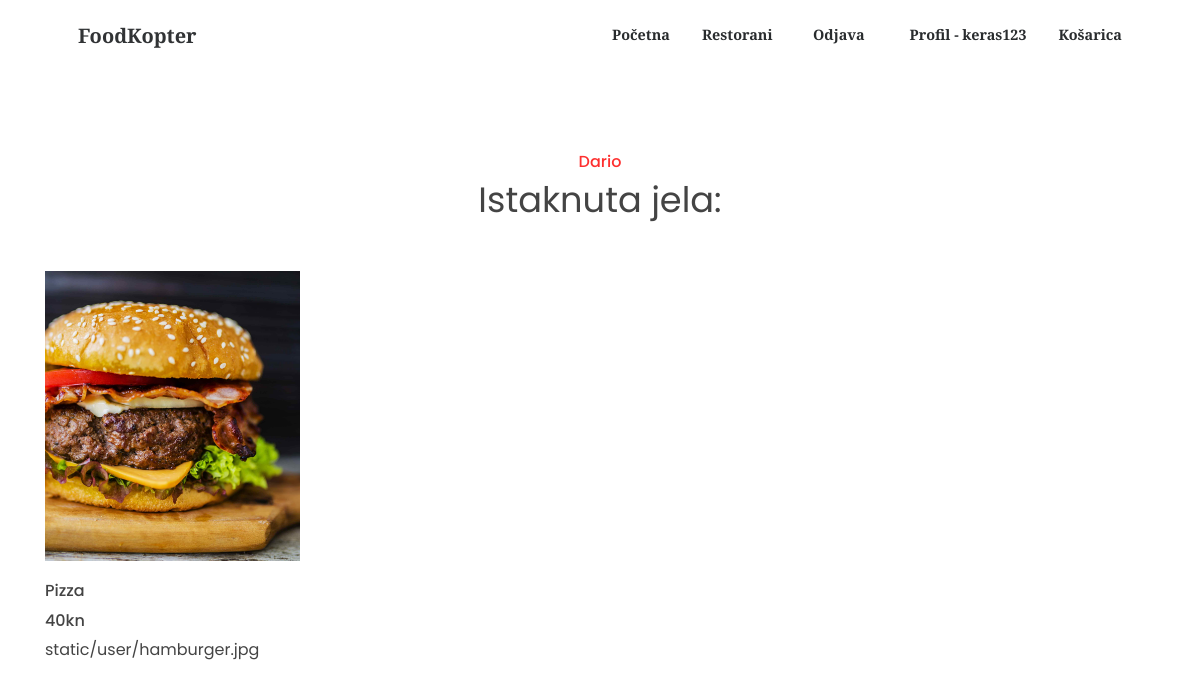
The page /restoran/Dario/ (signed in) on the database its author committed.
### main/models.py (models this page shows, shortened)
class Restoran(models.Model):
    ime = models.CharField(max_length=50, blank=True)
    kratko = models.TextField(blank=True)
    opis = models.TextField(blank=True)
    sirina = models.FloatField(null=True)
    duzina = models.FloatField(null=True)
    grad = models.CharField(max_length=50, blank=True)
    slika = models.ImageField(default = "static/img/default1.jpg", upload_to='static/user/')

class Jelo(models.Model):
    ime = models.CharField(max_length=50, blank=True)
    cijena = models.IntegerField(null=True)
    restoran = models.ForeignKey(Restoran, on_delete=models.CASCADE, null = True)
    slika = models.ImageField(default = "static/img/default1.jpg", upload_to='static/user/')

### main/views.py (the view)
# urls.py: path('restoran/<str:ime>/', views.restoran, name="restoran"),
def restoran(request, ime):
    rs = Restoran.objects.get(ime=ime)
    jela = rs.jelo_set.all()
    args = {"rs":rs, "jela":jela}
    return render(request, "main/restoran.html", args)

### main/templates/main/restoran.html (shortened to what this page needs)
{% extends "main/navbar.html" %}
{% load static %}
{%block imports%}
<link href="{%static 'css/cards2.css'%}" rel="stylesheet" />
{%endblock%}
{% block content %}
{% if user.is_authenticated %}
<br><br><br>
<section class="section-products">
  <div class="container">
      <div class="row justify-content-center text-center">
          <div class="col-md-8 col-lg-6">
              <div class="header">
                  <h3>{{rs.ime}}</h3>
                  <h2>Istaknuta jela:</h2>
              </div>
          </div>
      </div>
      <div class="row">
          {%for jelo in jela %}
          <div class="col-md-6 col-lg-4 col-xl-3">
              <div id="product-1" class="single-product">
                <div class="part-1" style="background: url(/{{jelo.slika}}) no-repeat center; background-size: cover;
                transition: all 0.3s;">
                  </div>
                  <div class="part-2">
                      <h3 class="product-title">{{jelo.ime}}</h3>
					  <h4 class="product-price">{{jelo.cijena}}kn</h4>
                      {{jelo.slika}}
                  </div>
              </div>
          </div>
          {%endfor%}
      </div>
  </div>
</section>
{%else%}
<p style="font-weight: bold;" class="text-muted text-center">Trebate imati korisnički račun prije nego što možete napraviti narudžbu.</p>
{%endif%}
{%endblock content %}

### main/templates/main/navbar.html (shortened to what this page needs)
{% load static %}
<!DOCTYPE html>
<html>
    <head>
        <link rel="stylesheet" href="https://maxcdn.bootstrapcdn.com/bootstrap/4.5.2/css/bootstrap.min.css">
        <link href="{%static 'css/sign/navbar3.css'%}" rel="stylesheet" />
        <link rel="stylesheet" href="https://maxcdn.bootstrapcdn.com/bootstrap/4.5.2/css/bootstrap.min.css">
        {%block imports%}
        {%endblock imports%}
    </head>
    <body>
        <nav  class="navbar navbar-expand-lg navbar-light fixed-top py-3" id="mainNav">
            <div class="container px-4 px-lg-5">
                <a class="navbar-brand"  id="logg" href="#page-top">FoodKopter</a>
                <div class="collapse navbar-collapse" id="navbarResponsive">
                    <ul class="navbar-nav ms-auto my-2 my-lg-0">
                        <li class="nav-item"><a class="nav-link" href="/">Početna</a></li>
                        <li class="nav-item"><a class="nav-link" href="/demo/">Restorani</a></li>
                        {% if user.is_authenticated %}
                        <li class="nav-item"><a class="nav-link" href="/korisnik/odjava">Odjava</a></li>
                        {%else%}
                        <li class="nav-item"><a class="nav-link" href="/korisnik/registracija">Registracija</a></li>
                        <li class="nav-item"><a class="nav-link" href="/korisnik/prijava/">Prijava</a></li>
                        {%endif%}
                        {% if user.is_authenticated %}
                        <li class="nav-item"><a class="nav-link" href="/profil/">Profil - {{user}}</a></li>
                        <li class="nav-item"><a class="nav-link" href="/lista/">Košarica</a></li>
                        {%else%}
                        <li class="nav-item"><a class="nav-link">Niste prijavljeni</a></li>
                        {%endif%}
                    </ul>
                </div>
            </div>
        </nav>
    {% block content %}
    {% endblock content %}
    </body>
</html>

### static/css/sign/navbar3.css (style rules this page uses)
.container, .container-fluid, .container-xxl, .container-xl, .container-lg, .container-md, .container-sm { width: 100%; padding-right: var(--bs-gutter-x, 0.75rem); padding-left: var(--bs-gutter-x, 0.75rem); margin-right: auto; margin-left: auto; }
@media (min-width: 576px) { .container-sm, .container { max-width: 540px; } }
@media (min-width: 768px) { .container-md, .container-sm, .container { max-width: 720px; } }
@media (min-width: 992px) { .container-lg, .container-md, .container-sm, .container { max-width: 960px; } }
@media (min-width: 1200px) { .container-xl, .container-lg, .container-md, .container-sm, .container { max-width: 1140px; } }
#mainNav { box-shadow: 0 0.5rem 1rem rgba(0, 0, 0, 0.15); background-color: #fff; transition: background-color 0.2s ease; }
#mainNav .navbar-brand { font-family: "Merriweather Sans", -apple-system, BlinkMacSystemFont, "Segoe UI", Roboto, "Helvetica Neue", Arial, "Noto Sans", sans-serif, "Apple Color Emoji", "Segoe UI Emoji", "Segoe UI Symbol", "Noto Color Emoji"; font-weight: 700; color: #212529; }
#mainNav .navbar-nav .nav-item .nav-link { color: #212529; font-family: "Merriweather Sans", -apple-system, BlinkMacSystemFont, "Segoe UI", Roboto, "Helvetica Neue", Arial, "Noto Sans", sans-serif, "Apple Color Emoji", "Segoe UI Emoji", "Segoe UI Symbol", "Noto Color Emoji"; font-weight: 700; font-size: 0.9rem; padding: 0.75rem 0; }
@media (min-width: 992px) { #mainNav { box-shadow: none; background-color: transparent; } }
@media (min-width: 992px) { #mainNav .navbar-brand { color: #313335; } }
@media (min-width: 992px) { #mainNav .navbar-nav .nav-item .nav-link { color: #292c2e; padding: 0 1rem; } }
@media (min-width: 992px) { #mainNav .navbar-nav .nav-item:last-child .nav-link { padding-right: 0; } }
.ms-auto { margin-left: auto !important; }
.my-2 { margin-top: 0.5rem !important; margin-bottom: 0.5rem !important; }
.py-3 { padding-top: 1rem !important; padding-bottom: 1rem !important; }
.fixed-top { position: fixed; top: 0; right: 0; left: 0; z-index: 1030; }
.my-lg-0 { margin-top: 0 !important; margin-bottom: 0 !important; }
.px-lg-5 { padding-right: 3rem !important; padding-left: 3rem !important; }
.px-4 { padding-right: 1.5rem !important; padding-left: 1.5rem !important; }
.nav-link { display: block; padding: 0.5rem 1rem; color: #f4623a; text-decoration: none; transition: color 0.15s ease-in-out, background-color 0.15s ease-in-out, border-color 0.15s ease-in-out; }
.navbar { position: relative; display: flex; flex-wrap: wrap; align-items: center; justify-content: space-between; padding-top: 0.5rem; padding-bottom: 0.5rem; }
.navbar > .container, .navbar > .container-fluid, .navbar > .container-sm, .navbar > .container-md, .navbar > .container-lg, .navbar > .container-xl, .navbar > .container-xxl { display: flex; flex-wrap: inherit; align-items: center; justify-content: space-between; }
.navbar-brand { padding-top: 0.3125rem; padding-bottom: 0.3125rem; margin-right: 1rem; font-size: 1.25rem; text-decoration: none; white-space: nowrap; }
.navbar-nav { display: flex; flex-direction: column; padding-left: 0; margin-bottom: 0; list-style: none; }
.navbar-nav .nav-link { padding-right: 0; padding-left: 0; }
.navbar-collapse { flex-basis: 100%; flex-grow: 1; align-items: center; }
@media (min-width: 992px) { .navbar-expand-lg { flex-wrap: nowrap; justify-content: flex-start; } }
@media (min-width: 992px) { .navbar-expand-lg .navbar-nav { flex-direction: row; } }
@media (min-width: 992px) { .navbar-expand-lg .navbar-nav .nav-link { padding-right: 0.5rem; padding-left: 0.5rem; } }
@media (min-width: 992px) { .navbar-expand-lg .navbar-collapse { display: flex !important; flex-basis: auto; } }
.navbar-light .navbar-brand { color: rgba(0, 0, 0, 0.9); }
.navbar-light .navbar-nav .nav-link { color: rgba(0, 0, 0, 0.55); }

### rows shown on the page
Restoran: ime "Dario"
Jelo: slika (picture), ime "Pizza", cijena "40", slika "static/user/hamburger.jpg"

### other values the page prints
{{ user }} "keras123"
